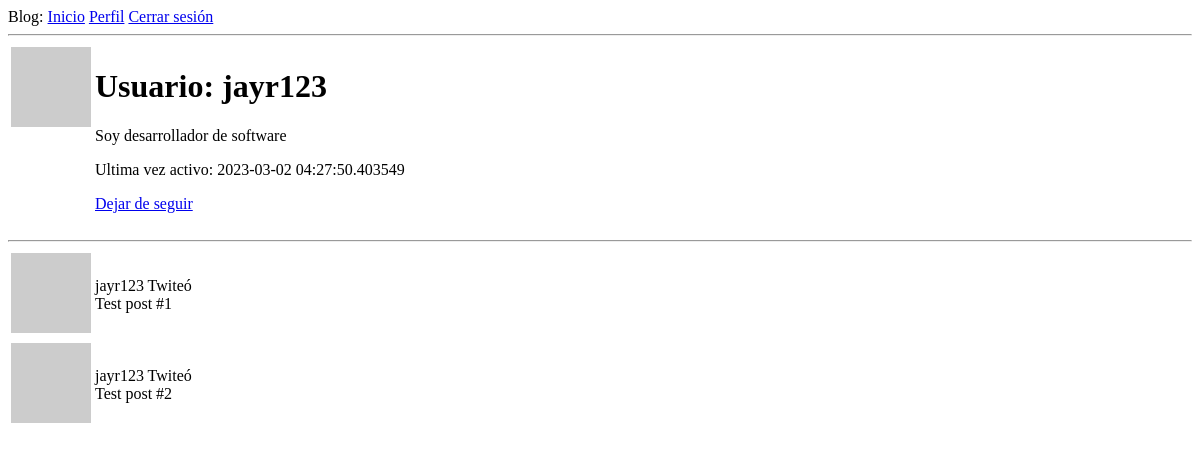
The app's page /usuarios/jayr123 (signed in), older data.
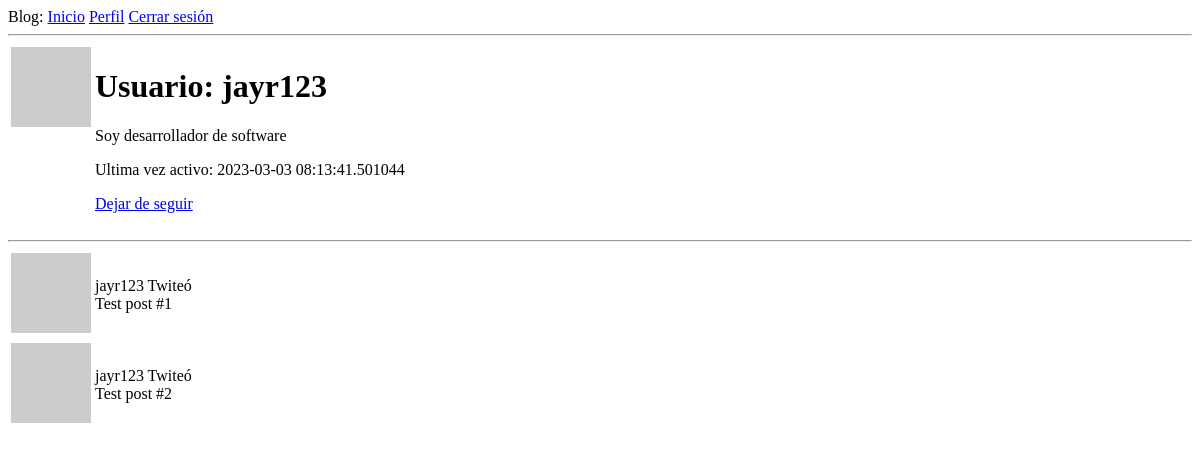
The same page, newer data.
### app/modelos.py (models this page shows, shortened)
class Usuario(UserMixin, bdd.Model):
    id = bdd.Column(bdd.Integer, primary_key=True)
    username = bdd.Column(bdd.String(64), index=True, unique=True)
    email =  bdd.Column(bdd.String(120), index=True, unique=True)
    hash_clave = bdd.Column(bdd.String(128))
    sobre_mi = bdd.Column(bdd.String(140))
    ultima_sesion = bdd.Column(bdd.DateTime, default=datetime.utcnow)
    pubs = bdd.relationship('Pubs', backref='autor', lazy='dynamic')
    seguido = bdd.relationship(
                    'Usuario', secondary=seguidores,
                    primaryjoin=(seguidores.c.seguidor_id == id),
                    secondaryjoin=(seguidores.c.seguido_id == id),
                    backref=bdd.backref('seguidores', lazy='dynamic'), lazy='dynamic'
                    )
    def imagen_perfil(self, tamaño):
        codigo_hash = md5(self.email.lower().encode('utf-8')).hexdigest()
        return 'https://www.gravatar.com/avatar/{}?d=identicon&s={}'.format(codigo_hash, tamaño)
    def siguiendo(self, usuario):
        return self.seguido.filter(seguidores.c.seguido_id == usuario.id).count() > 0

### app/rutas.py (the view)
@app.route('/usuarios/<username>')
@login_required
def perfil_usuario(username):
    usuario = Usuario.query.filter_by(username=username).first_or_404()
    posts = [
        {'autor': usuario, 'cuerpo':'Test post #1'},
        {'autor': usuario, 'cuerpo':'Test post #2'}
    ]
    return render_template('usuarios.html', usuario=usuario, posts=posts)

### app/modelos.py (called while the page is built)
@login.user_loader
def cargar_usuario(id):
    return Usuario.query.get(int(id))

### app/rutas.py (called while the page is built)
@app.before_request
def ultima_sesion():
    if current_user.is_authenticated:
        current_user.ultima_sesion = datetime.utcnow()
        bdd.session.commit()

### app/templates/usuarios.html
{% extends "base.html" %}
{% block contenido %}
    <table>
        <tr valign="top">
            <td><img src="{{ usuario.imagen_perfil(128) }}"></td>
            <td>
                <h1>Usuario: {{ usuario.username }}</h1>
                {% if usuario.sobre_mi %}<p>{{usuario.sobre_mi}}</p>{% endif %}
                {% if usuario.ultima_sesion %}<p>Ultima vez activo: {{ usuario.ultima_sesion }}</p>{% endif %}
                {% if usuario == current_user %}
                    <p><a href="{{ url_for('editar_perfil') }}">Editar perfil</a></p>
                    {% elif not current_user.siguiendo(usuario) %}
                    <p><a href="{{ url_for('seguir', username=usuario.username) }}">Seguir</a></p>
                    {% else %}
                    <p><a href="{{ url_for('dejar_seguir', username=usuario.username) }}">Dejar de seguir</a></p>
                {% endif %}
            </td>
        </tr>
    </table>
    <hr>
    {% for post in posts %}
       {% include '$post.html' %}
    {% endfor %}
{% endblock %}

### app/templates/base.html (shortened to what this page needs)
<!DOCTYPE html>
<html lang="en">
  <head>
  </head>
  <body>
    <div>Blog:
        <a href="{{ url_for('index') }}">Inicio</a>
        {% if current_user.is_anonymous %}
          <a href="{{ url_for('login') }}">Iniciar Sesión</a>
        {% else %}
          <a href="{{ url_for('perfil_usuario', username=current_user.username) }}">Perfil</a>
          <a href="{{ url_for('logout') }}">Cerrar sesión</a>
        {% endif %}
    </div>
    <hr>
    {% block contenido %}{% endblock %}
  </body>
</html>

### app/templates/$post.html
<table>
    <tr vañign="top">
        <td><img src="{{ post.autor.imagen_perfil(36) }}"></td>
        <td>{{ post.autor.username }} Twiteó <br> {{ post.cuerpo }}</td>
    </tr>
</table>

Row changes from the older to the newer data that the page shows:
changed Usuario "jayr123": ultima_sesion "2023-03-02 04:27:50.403549" → "2023-03-03 08:13:41.501044"
